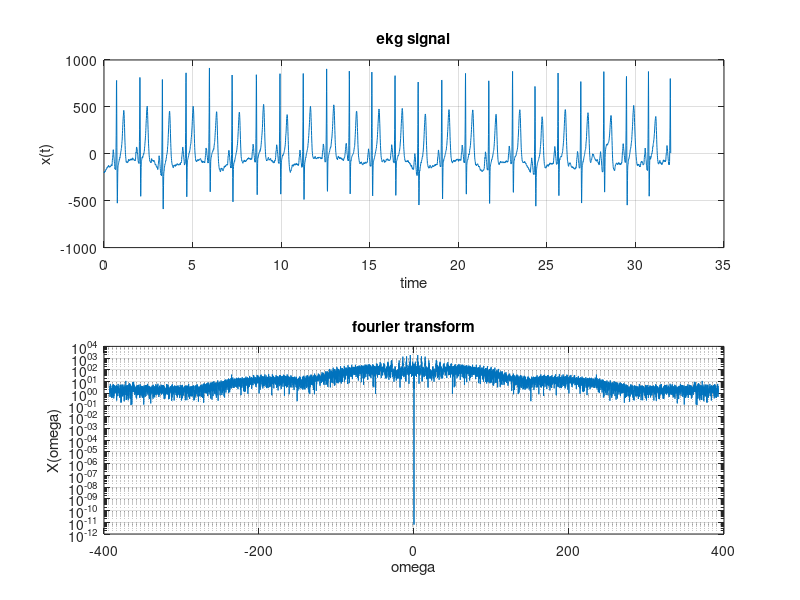

Recreate this plot in MATLAB.
load("homework1.mat")

x = x - mean(x);

y = [x, zeros(1, 2*length(x))];

X = fftshift(fft(y)*T);

N = length(y);
w = (-round((N-1)/2):round(N/2)-1) *2*pi/(N*T);

[maxval,pos] = max(abs(X));

w_0 = abs(w(pos));

T_p = (2*pi)/w_0

figure
subplot(2, 1, 1)
plot(t, x)
hold on
grid on
xlabel("time")
ylabel("x(t)")
title("ekg signal")



subplot(2, 1, 2)
semilogy(w, abs(X))
grid on
xlabel("\omega")
ylabel("X(\omega)")
title("fourier transform")